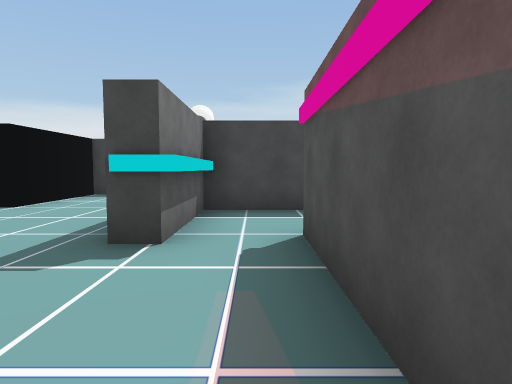
[1] (above)

14 first-person views from a walk through a Unity game level. The camera is 1.4 m above the floor, tilts 4° down and sees 75° across. Doors are open. The floor is counted in squares, 2 m on a side. Each view is taken from the middle of a square. On the plan, view 1 faces up. The plan holds only what a view shows up to about 10 squares ahead; the rest is blank. The place goes on beyond the plan. The player is left out. Some surface patterns are stand-ins.

[2]
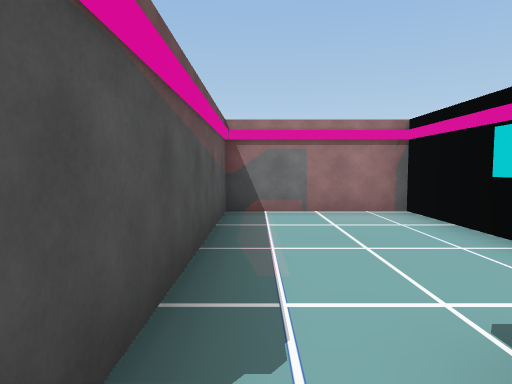

[3]
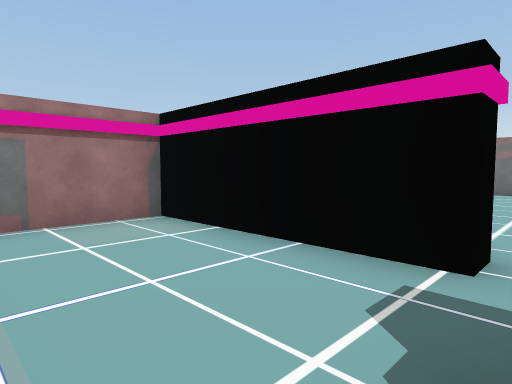

[4]
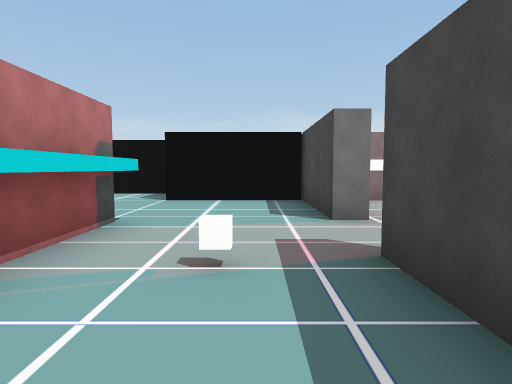

[5]
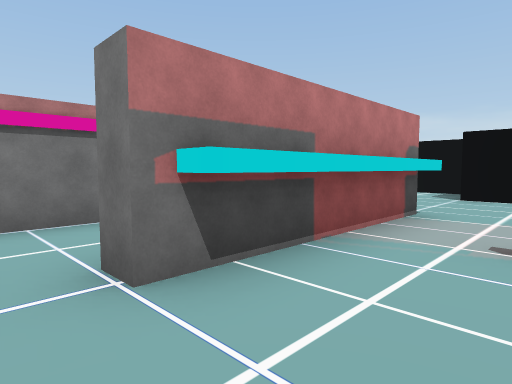

[6]
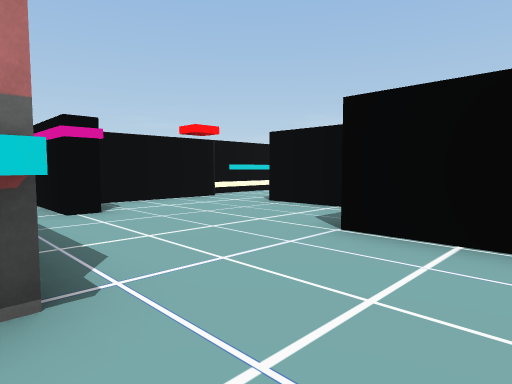

[7]
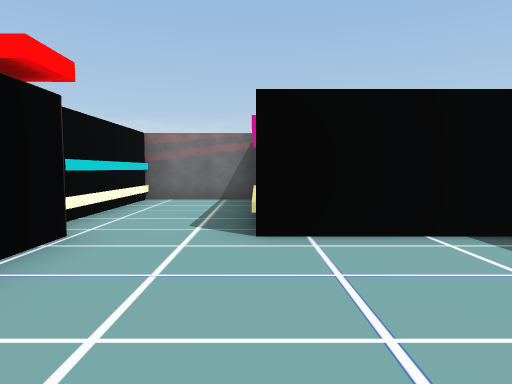

[8]
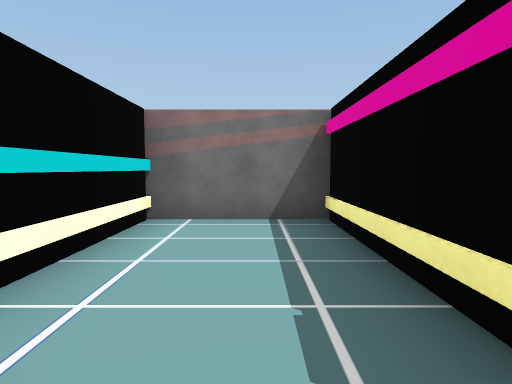

[9]
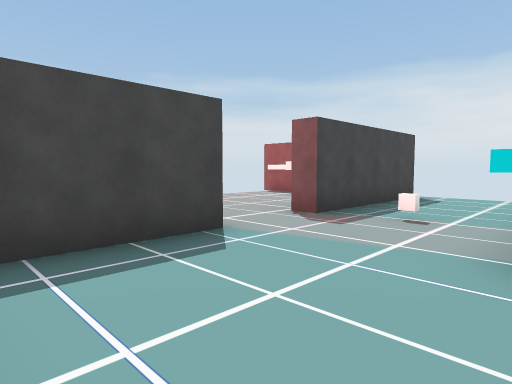

[10]
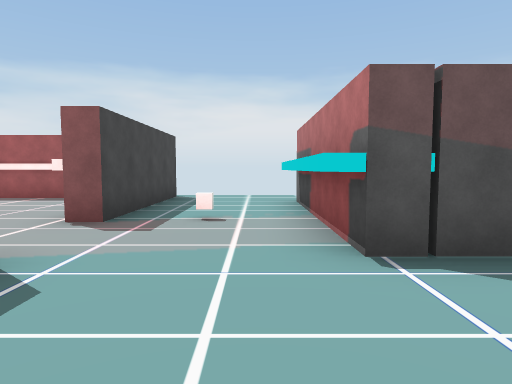

[11]
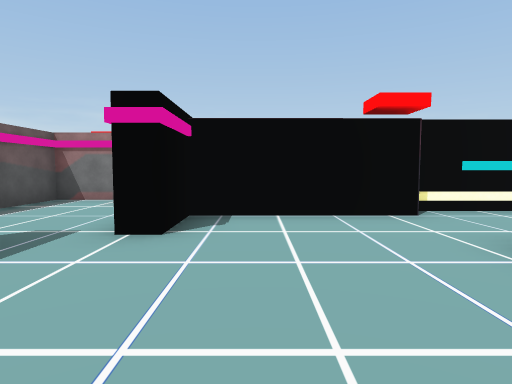

[12]
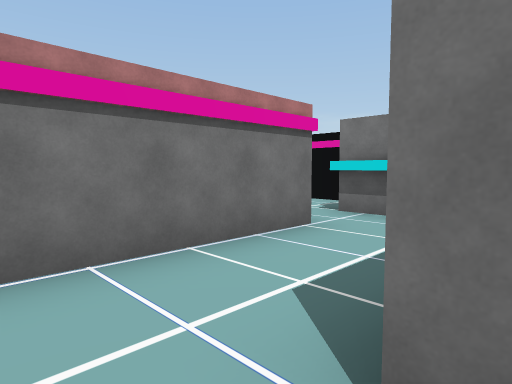

[13]
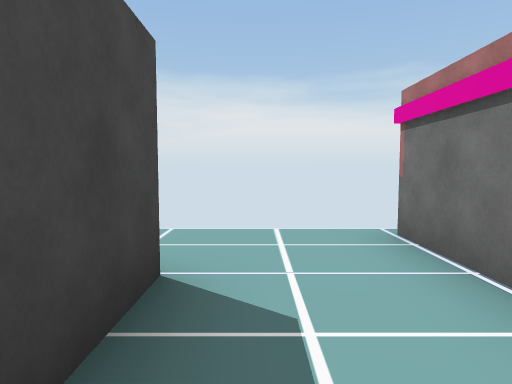

[14]
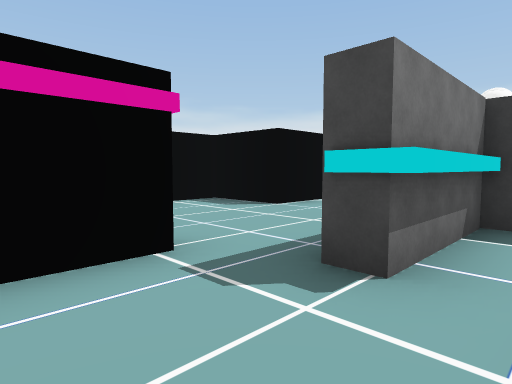

### Floor plan
Ten units are one square. View 1 is at (0, 0); x grows to the right and y downward. Boxes are objects, and circles mark ways between rooms. Rooms are numbered by the first view taken in them; rooms with no view inside come last. Other rooms are left out.
<svg viewBox="-111 -96 161 116">
<path fill="none" stroke="#000" d="M-25 -25 -25 15 5 15 5 -35M-7 -31 -15 -31M32 -56 -7 -56 -7 -31M5 -35 45 -35M-9 -56 -9 -30M-15 -61 32 -61 32 -56M-14 -49 -14 -65 28 -65 28 -60M-15 -90 -49 -90M-31 -25 -25 -25M-44 -91 -44 -60 -64 -60 -64 -30M-55 -10 -34 -11M45 -90 5 -90M-65 -10 -55 -10M-106 -31 -106 -5 -66 -5M-71 -31 -106 -31"/>
<rect x="5" y="-85" width="10" height="10" fill="#bbb"><title>block</title></rect>
<circle cx="0" cy="-30" r="3" fill="#2a7"/>
<circle cx="-20" cy="-30" r="3" fill="#2a7"/>
<circle cx="40" cy="-60" r="3" fill="#2a7"/>
<circle cx="-60" cy="-20" r="3" fill="#2a7"/>
<text x="-10" y="-10">1</text>
<text x="20" y="-50">2</text>
<text x="-20" y="-60">3</text>
<text x="-80" y="-20">4</text>
</svg>
Room 1 opens to room 2. Room 1 opens to room 3. Room 2 opens to room 3. Room 3 opens to room 4.

Where each view was taken, in squares from view 1:
view 1: 0 up, 0 right, facing up
view 2: 4 up, 0 right, facing down
view 3: 3 up, 0 right, facing down-left
view 4: 8 up, 3 right, facing left
view 5: 8 up, 4 right, facing down-left
view 6: 8 up, 1 left, facing down-left
view 7: 3 up, 3 left, facing left
view 8: 2 up, 6 left, facing left
view 9: 6 up, 4 left, facing up-right
view 10: 7 up, 4 left, facing right
view 11: 6 up, 4 left, facing down
view 12: 6 up, 4 right, facing down-left
view 13: 5 up, 1 right, facing right
view 14: 1 up, 0 right, facing up-left
